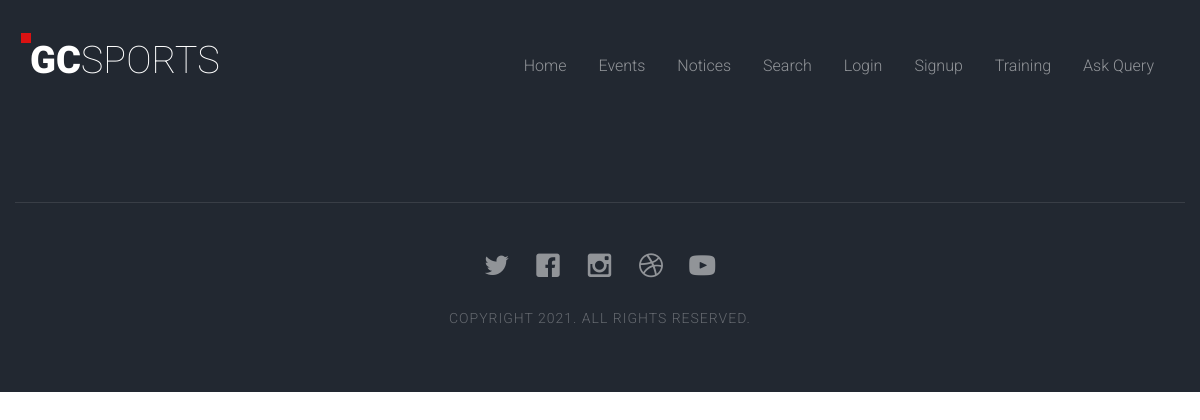
The app's page /members/queries/, older data.
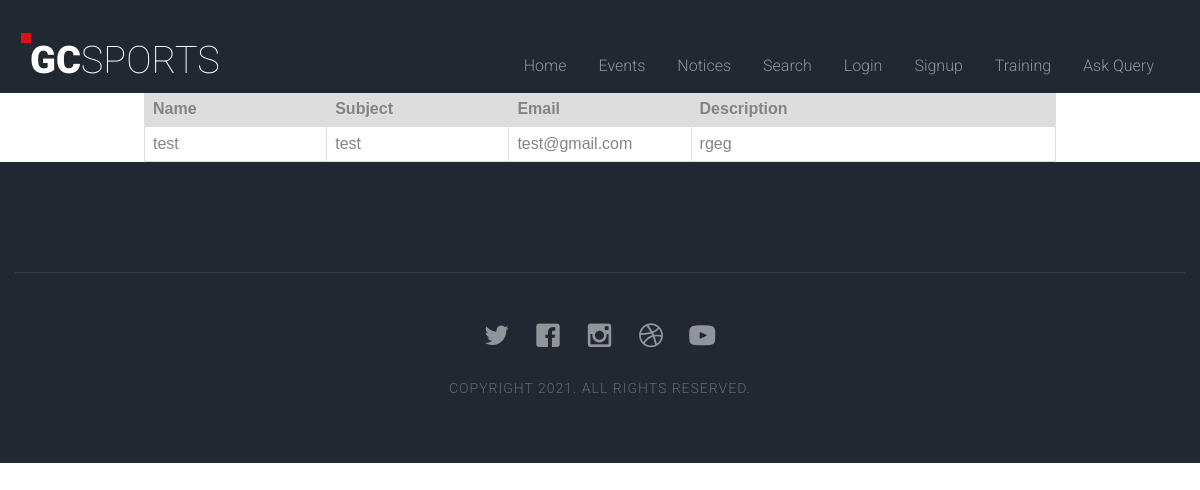
The same page, newer data.
### cricket/models.py (models this page shows)
class ContactUS(models.Model):
    name = models.CharField(max_length=32)
    subject = models.CharField(max_length=32)
    email = models.CharField(max_length=32)
    query = models.TextField()

### members/views.py (the view)
def queries(request):
    queries = ContactUS.objects.all()
    context = {
        'queries': queries
    }
    return render(request, 'members/queries_display.html', context)

### members/templates/members/queries_display.html (shortened to what this page needs)
{% extends 'members/base.html' %}
{% load static %}
{% block stylesheet %}
<link rel="stylesheet" type="text/css" href="{% static 'css/event-display.css' %}">
{% endblock %}
{% block content %}
 <div class="container">
 <div class="table-responsive">
<center>
  <h2>Queries For You</h2>
{% if queries %}
 <table class="table-hover ">
    <thead>
      <tr>
	   <tr class="active">
        <th width="20%" >Name</th>
          <th width="20%" >Subject</th>
          <th width="20%" >Email</th>
        <th width="40%" >Description</th>
      </tr>
    </thead>
     {% for select in queries %}
    <tbody>
    <tr>
        <td>{{select.name}}</td>
        <td>{{select.subject}}</td>
        <td>{{select.email}}</td>
        <td>{{select.query}}</td>
      </tr>
	</tbody>
     {% endfor %}
</table>
{% endif %}
</center>
  </div>
  </div>
{% endblock %}

Row changes from the older to the newer data that the page shows:
added ContactUS: name "test", subject "test", email "test@gmail.com", query "rgeg"
Text that changed along with them:
text now shown: "Name Subject Email Description"
